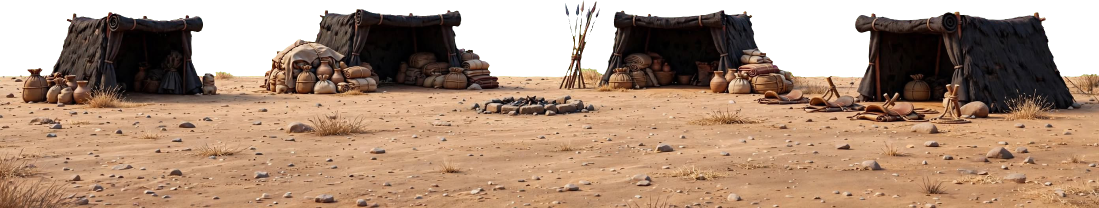
#> input picture assets/rooms/carmel/camp/mid.png, 2198 x 416 px, given in place of yard_wall_left.png, which was not available (shown at 1/2 size)
$ python cut_yard_wall.py
#> lines starting #> are read from the running program, lines starting #| are printed output that depends on the picture; after the words box and inside, x2 and y2 are one past the last pixel; in counts of white or black regions, pixels touching at a corner belong together
"""Glen's Goliath's-yard wall (11-16): three green-screen pieces -> w3_ywall_left/mid/right, the height of a terrace
wall (its capstone at the top of the image, FOOT - H). The joining sides are cut to the wall's body (inside the
capstone's overhang) so the pieces butt together with no green gap.
python tools/cut_yard_wall.py"""
import numpy as np
from PIL import Image
from scipy import ndimage
SRC, OUT, H = "../david-sling-2-art/w3/source/yard_wall_", "assets/rooms/w3/kit/w3_ywall_", 143
LIFT = 1.0   # (11-16: his second set, evenly lit; 1.45 for the first, dusk-lit set, kept as *_dusk.png)
for part in ("left", "mid", "right"):
    x = np.asarray(Image.open(SRC + part + ".png").convert("RGB")).astype(int)
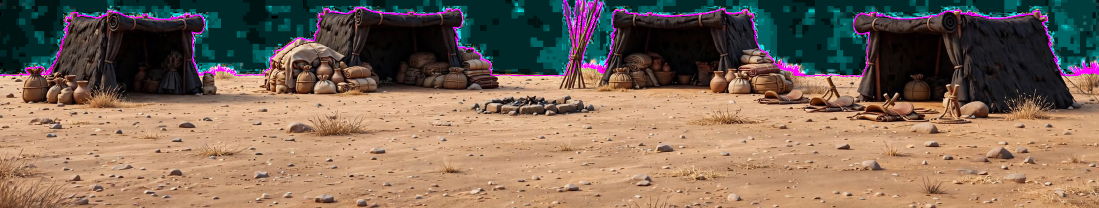
#> x: shape (416, 2198, 3) int64 (shown at 1/2 size); mean R, G, B 127.3, 105.5, 88.3
    r, g, b = x[..., 0], x[..., 1], x[..., 2]
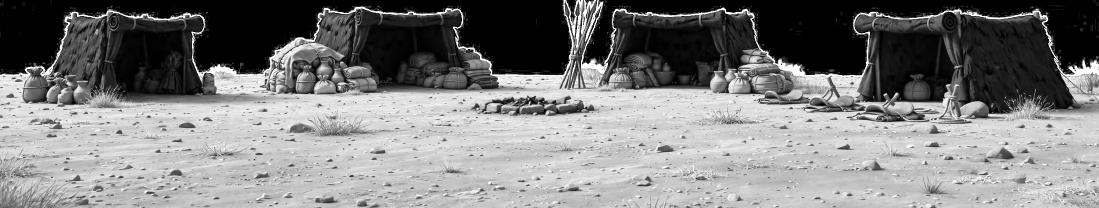
#> r: shape (416, 2198) int64 (shown at 1/2 size); min 0, max 255, mean 127.3
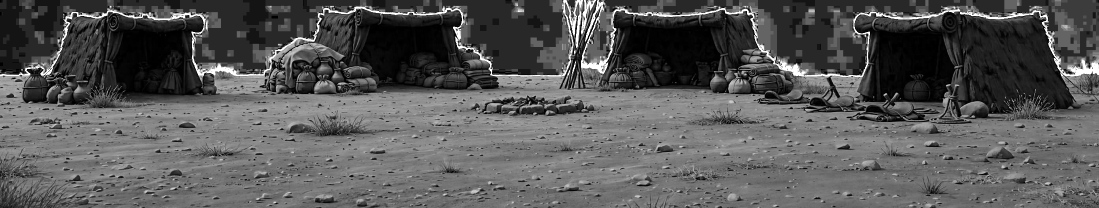
#> b: shape (416, 2198) int64 (shown at 1/2 size); min 0, max 255, mean 88.3
    green = (g - np.maximum(r, b)) > 50
#> green: shape (416, 2198) bool; every value is 0
    a = (~green).astype(np.uint8) * 255
#> a: shape (416, 2198); every value is 255
    a = ndimage.binary_opening(a > 0, iterations=2)
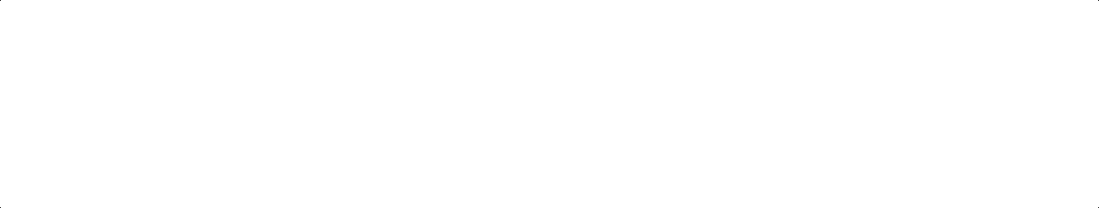
#> a: shape (416, 2198) bool (shown at 1/2 size); 100% white; black in thin lines or dots
    lab, n = ndimage.label(a); sizes = ndimage.sum(a, lab, range(1, n + 1)); a = np.isin(lab, 1 + np.flatnonzero(sizes > 2000))
#> after `lab, n = ndimage.label(a)`: lab: shape (416, 2198) int32; values 0 (black) and 1 (white), 100% white; black in thin lines or dots
#> after `lab, n = ndimage.label(a)`: n = 1
#> after `sizes = ndimage.sum(a, lab, range(1, n + 1))`: sizes = [914356]
    ys, xs = np.nonzero(a); y0, y1 = ys.min(), ys.max() + 1
#> after `y0, y1 = (ys.min(), ys.max() + 1)`: y0 = 0; y1 = 416
    row = np.flatnonzero(a[y0 + int(0.35 * (y1 - y0))])   # a row through the body, above the pillar stubs
#> row = 2198 values from 0 to 2197
    bx0, bx1 = row.min(), row.max() + 1
#> bx0 = 0; bx1 = 2198
    x0 = xs.min() if part == "left" else bx0 + 3
#> x0 = 0
    x1 = xs.max() + 1 if part == "right" else bx1 - 3
#> x1 = 2195
    rgb = x.copy(); rim = a & ~ndimage.binary_erosion(a, iterations=4); rgb[..., 1] = np.where(rim & (g > np.maximum(r, b)), np.maximum(r, b), g)   # (green spill only at the edge: his moss stays)
#> after `rim = a & ~ndimage.binary_erosion(a, iterations=4)`:
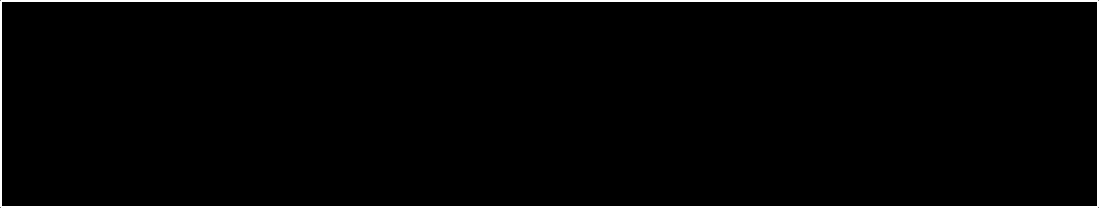
#> rim: shape (416, 2198) bool (shown at 1/2 size); 2.3% white; 1 white region, box (x1, y1, x2, y2) and area: (0, 0, 2198, 416) 20836
    # (the pieces are lit from one side: each column's light evened out so they repeat without seams, then lifted to
    #  read in the game's dusk)
    lum = rgb[..., :3].mean(-1); cm = np.array([lum[y0:y1, i][a[y0:y1, i]].mean() if a[y0:y1, i].sum() > 50 else np.nan for i in range(x.shape[1])])
#> after `lum = rgb[..., :3].mean(-1)`:
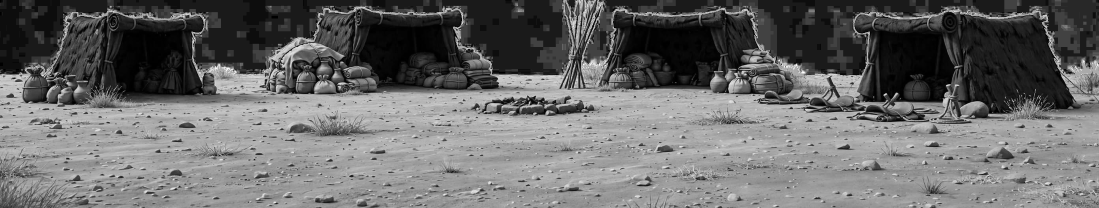
#> lum: shape (416, 2198) float64 (shown at 1/2 size); min 0, max 255, mean 107
#> after `cm = np.array([lum[y0:y1, i][a[y0:y1, i]].mean() if a[y0:y1, i].sum() `: cm = 2198 values, max 151.1 at index 1171, min 77.43 at index 1866, mean 107
    ok = ~np.isnan(cm); cm = np.interp(np.arange(len(cm)), np.flatnonzero(ok), cm[ok]); cm = ndimage.uniform_filter1d(cm, 61)
#> after `cm = ndimage.uniform_filter1d(cm, 61)`: cm = 2198 values, max 138.1 at index 1173, min 85.43 at index 1988, mean 107
    tgt = np.median(cm[x0:x1]); rgb = np.clip(rgb * (tgt / cm)[None, :, None] * LIFT, 0, 255)
#> after `tgt = np.median(cm[x0:x1])`: tgt = 108.4
    im = Image.fromarray(np.dstack([rgb, a * 255]).astype(np.uint8)[y0:y1, x0:x1])
    w = round(im.width * H / im.height); im = im.resize((w, H), Image.LANCZOS)
#> after `w = round(im.width * H / im.height)`: w = 755
#> after `im = im.resize((w, H), Image.LANCZOS)`:
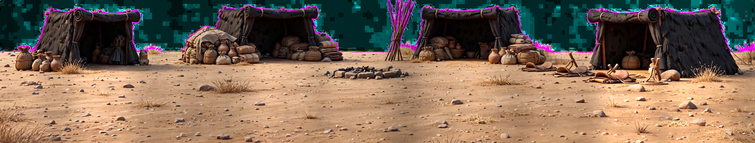
#> im: PIL image 755x143 RGBA; mean R, G, B, A 128.3, 106.3, 88.6, 255; transparent parts drawn white
    im.save(OUT + part + ".png"); print(part, w, H)
#| left 755 143
#> (the run stopped early here; a loop or call above may not have finished)
